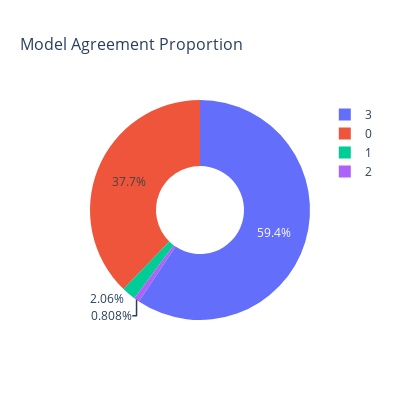

Notebook source saved alongside this figure:
### Markdown cell above
### Model Agreement Proportion

### Code cell
import plotly.express as px

agreement_counts = interactive_df["agreement"].value_counts().sort_index()

fig = px.pie(
    names=agreement_counts.index,
    values=agreement_counts.values,
    title="Model Agreement Proportion",
    hole=0.4
)

# Make the figure smaller
fig.update_layout(
    width=400,
    height=400,
    title_font_size=16
)
fig.write_html(BASE_DIR / "reports/model_agreement_pie_chart.html")
fig.show()

### Figure 1 — Plotly figure (JSON) as saved in the notebook; plotly's stock layout.template omitted (floating-point values rounded to 4 significant figures)
{"data": [{"domain": {"x": [0, 1], "y": [0, 1]}, "hole": 0.4, "hovertemplate": "label=%{label}<br>value=%{value}<extra></extra>", "labels": [0, 1, 2, 3], "legendgroup": "", "name": "", "showlegend": true, "type": "pie", "values": [5327, 291, 114, 8380]}], "layout": {"height": 400, "legend": {"tracegroupgap": 0}, "title": {"font": {"size": 16}, "text": "Model Agreement Proportion"}, "width": 400}}
